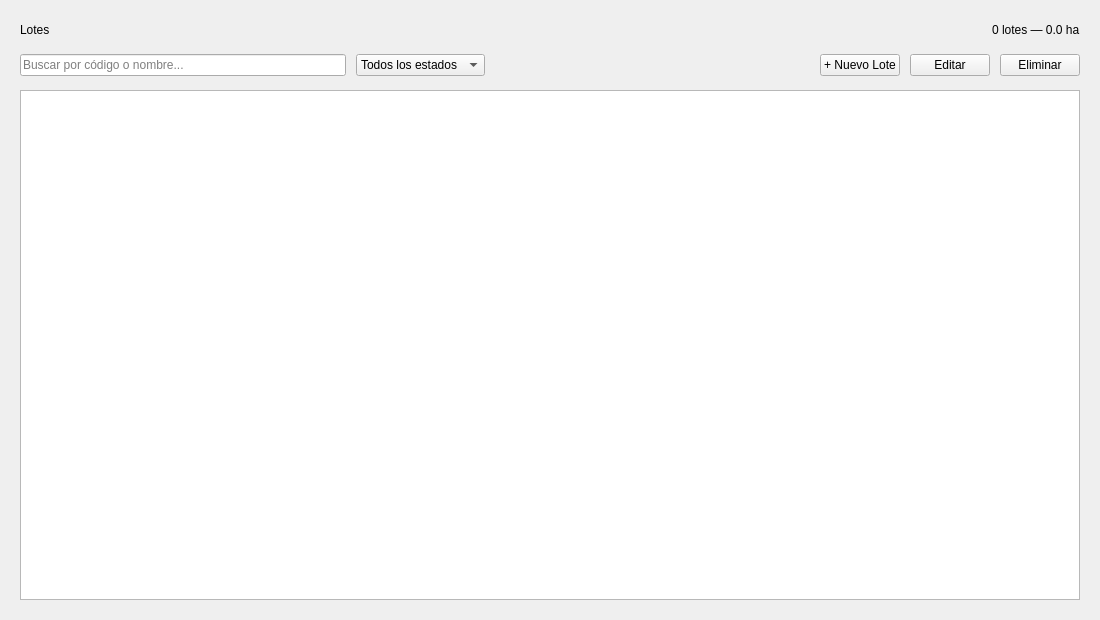
<?xml version="1.0" encoding="UTF-8"?>
<ui version="4.0">
 <class>LotesLista</class>
 <widget class="QWidget" name="LotesLista">
  <property name="geometry"><rect><x>0</x><y>0</y><width>1100</width><height>620</height></rect></property>
  <layout class="QVBoxLayout" name="lytRoot">
   <property name="leftMargin"><number>20</number></property>
   <property name="topMargin"><number>20</number></property>
   <property name="rightMargin"><number>20</number></property>
   <property name="bottomMargin"><number>20</number></property>
   <property name="spacing"><number>14</number></property>
   <item>
    <layout class="QHBoxLayout" name="lytTit">
     <item><widget class="QLabel" name="lblTitulo"><property name="text"><string>Lotes</string></property></widget></item>
     <item><spacer name="spT"><property name="orientation"><enum>Qt::Horizontal</enum></property><property name="sizeHint" stdset="0"><size><width>40</width><height>20</height></size></property></spacer></item>
     <item><widget class="QLabel" name="lblTotal"><property name="text"><string>0 lotes — 0.0 ha</string></property></widget></item>
    </layout>
   </item>
   <item>
    <layout class="QHBoxLayout" name="lytFil">
     <property name="spacing"><number>10</number></property>
     <item><widget class="QLineEdit" name="txtBuscar"><property name="placeholderText"><string>Buscar por código o nombre...</string></property><property name="minimumSize"><size><width>320</width><height>0</height></size></property></widget></item>
     <item>
      <widget class="QComboBox" name="cboEstado">
       <item><property name="text"><string>Todos los estados</string></property></item>
       <item><property name="text"><string>Activo</string></property></item>
       <item><property name="text"><string>En desarrollo</string></property></item>
       <item><property name="text"><string>Inactivo</string></property></item>
       <item><property name="text"><string>Erradicado</string></property></item>
      </widget>
     </item>
     <item><spacer name="spF"><property name="orientation"><enum>Qt::Horizontal</enum></property><property name="sizeHint" stdset="0"><size><width>40</width><height>20</height></size></property></spacer></item>
     <item><widget class="QPushButton" name="btnNuevo"><property name="text"><string>+ Nuevo Lote</string></property><property name="cursor"><cursorShape>PointingHandCursor</cursorShape></property></widget></item>
     <item><widget class="QPushButton" name="btnEditar"><property name="text"><string>Editar</string></property><property name="cursor"><cursorShape>PointingHandCursor</cursorShape></property></widget></item>
     <item><widget class="QPushButton" name="btnEliminar"><property name="text"><string>Eliminar</string></property><property name="cursor"><cursorShape>PointingHandCursor</cursorShape></property></widget></item>
    </layout>
   </item>
   <item><widget class="QTableWidget" name="tblLotes"/></item>
  </layout>
 </widget>
 <resources/>
 <connections/>
</ui>
